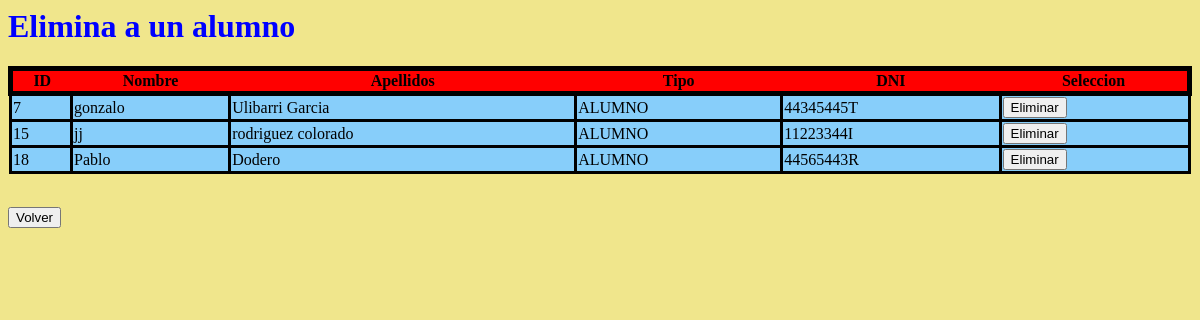
Page /src/delAlumno.php on the committed database.
### tables this page shows
CREATE TABLE IF NOT EXISTS `persona` (
  `ID` int(11) NOT NULL AUTO_INCREMENT,
  `NOMBRE` varchar(25) NOT NULL,
  `APELLIDOS` varchar(45) NOT NULL,
  `TIPO` enum('ALUMNO','PROFESOR','ADMIN') NOT NULL,
  `DNI` varchar(9) NOT NULL,
  `PASS` varchar(25) DEFAULT NULL,
  `USER` varchar(20) NOT NULL,
  `FOTO` varchar(100) NOT NULL DEFAULT 'default.jpg',
  PRIMARY KEY (`ID`),
  UNIQUE KEY `DNI` (`DNI`,`USER`)
);

### src/delAlumno.php (the view, shortened to what this page needs)
</html><!DOCTYPE html>
<html>
    <head>
        <link href="../templates/tabla.css" rel="stylesheet" type="text/css">
    </head>
    <body>
    <h1 style= "color: blue;">Elimina a un alumno</h1>
    <?php
         $conexionadmin = mysqli_connect('localhost','root', '777303', 'universidad');
        $consulta = mysqli_query($conexionadmin, "SELECT * FROM persona where TIPO='ALUMNO'");
        $numcol = mysqli_num_rows($consulta);
        for( $i = 0 ; $i < $numcol ; $i++ ){
            $fila = mysqli_fetch_array($consulta);
            if($i == 0){
                echo "<form method=\"POST\" enctype=\"multipart/form-data\" action=\"./CRUD/delAlum.php\" >
                <table class=\"encabezado\" >
                <tr class = \"titulos\">
                <th>ID</th>
                <th>Nombre</th>
                <th>Apellidos</th>
                <th>Tipo</th>
                <th>DNI</th>
                <th>Seleccion</th>
                </tr>";
            }
                $dni = $fila['DNI'];
                echo
                "<tr class=\"filas\" >
                <td> ".$fila['ID']." </td>
                <td> ".$fila['NOMBRE']." </td>
                <td> ".$fila['APELLIDOS']." </td>
                <td> ".$fila['TIPO']." </td>
                <td> ".$fila['DNI']." </td>
                <td> <input type=\"hidden\" name=\"dni\" value=\"$dni\" placeholder=\"Eliminar\"  >
                <input type=\"submit\" value=\"Eliminar\" placeholder=\"Eliminar\"  >
                </td><tr>";
        }
        echo "</table></form>";
        echo " <br>   <form action=\"./paneladmin.php\" >
        <input type=\"submit\" value=\"Volver\" />
        </form>";
    ?>
    </body>
</html>

### templates/tabla.css (style rules this page uses)
body { background-color :khaki; }
.encabezado { table-layout: auto; width: 100%; border: 10px black; border-collapse: collapse; }
.filas { border: black 3px solid; background-color:lightskyblue; }
.titulos { border: black 5px solid; background-color: red; }
td { border: black 3px solid; }

### rows in the picture
persona: shows "ID", ID "7", NOMBRE "gonzalo", APELLIDOS "Ulibarri Garcia", TIPO "ALUMNO", DNI "44345445T"
persona: ID "15", NOMBRE "jj", APELLIDOS "rodriguez colorado", TIPO "ALUMNO", DNI "11223344I"
persona: ID "18", NOMBRE "Pablo", APELLIDOS "Dodero", TIPO "ALUMNO", DNI "44565443R"
